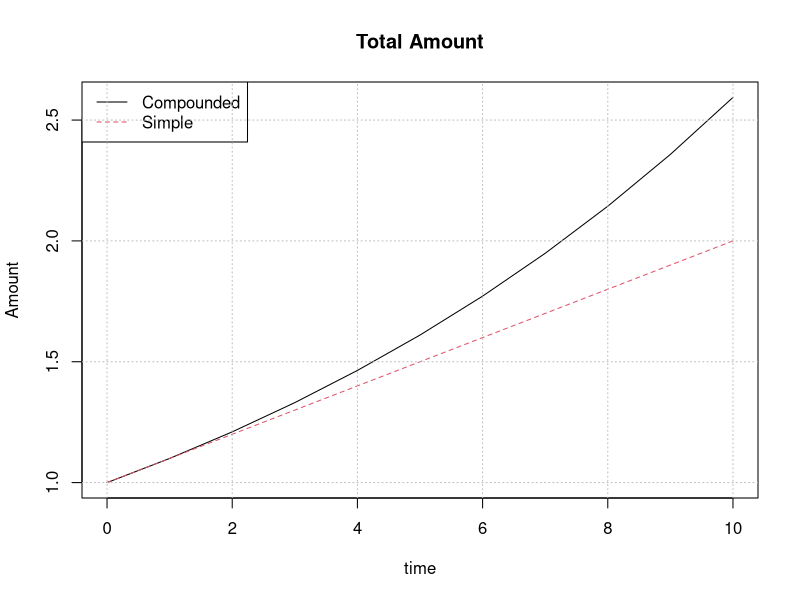

Source code (R):
# 이자부리 방식별 원리금 추이를 비교하는 그래프를 그리는 R 프로그램을 작성하시오. (※파일명: “HW03a_이름.R")
# 연1회 이자지급 복리방식 vs. 연속복리 방식. 만기는 10년 까지.
# “이자율의 이해와 분석” 강의노트의 6쪽 실습 프로그램을 활용.
rm(list=ls())

# 입력 조건

Mat <- 10 # 만기
Freq <- 1 # 연 이자지급 횟수
R <- 0.1 # 금리
V0 <- 100 # 원금

# 원리금 계산
t <- seq(from = 0, to = Freq*Mat, by = 1/Freq) # 시간 수열
t
VT_comp <- (1 + R / Freq) ^ t # 복리
VT_simp <- 1 + (R / Freq) * t # 단리

# 그래프
plot(t, VT_comp, type = 'l', col = 1, main = "Total Amount", xlab = "time", ylab = "Amount")
lines(t, VT_simp, lty = 2, col = 2) # 겹쳐 그리기
legend('topleft', c("Compounded", "Simple"), lty = 1 : 2, col = 1 : 2)
grid(col = 'gray')
